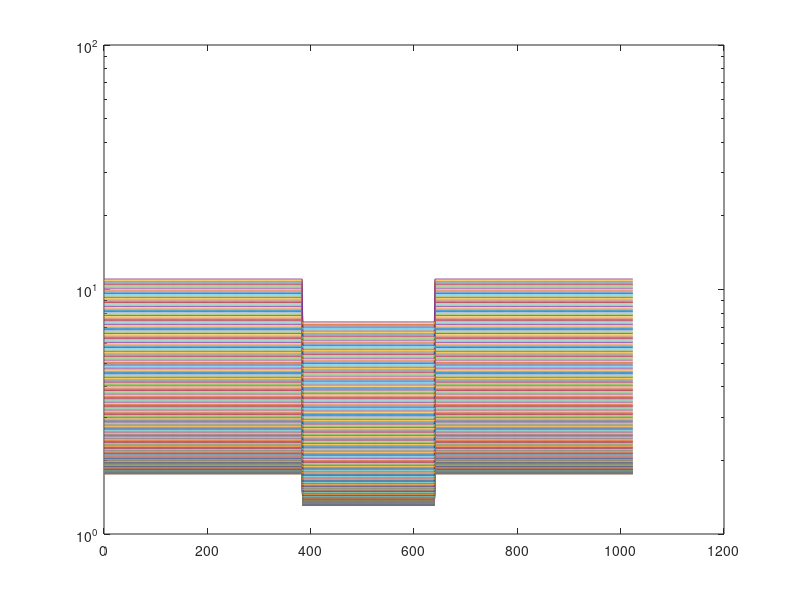

Write the MATLAB code that produced this figure.
%% Initialization.
clear
clc
close all hidden

%% Measurement parameters.
delta_t = 0.25; % s
number_of_post_bleach_images = 200;
number_of_pixels = 1024%256;
number_of_pad_pixels = 0;
r_bleach_region = 128%32; % pixels

intensity_inside_bleach_region = 0.6;
intensity_outside_bleach_region = 0.9;

%% Particle parameters.
D = 400; % pixels^2 / s
k_on = 0.05; % 1/s
k_off = 0.05; % 1/s

p_free = k_off / ( k_on + k_off );
p_bound = k_on / ( k_on + k_off );

%% Generate post bleach image data for pure diffusion.

% Initial condition. Create a high resolution initial condition which is 
% then downsampled to avoid too sharp edges.


X = 1:(number_of_pixels + 2 * number_of_pad_pixels);
X = X - 0.5;
xc = number_of_pad_pixels + number_of_pixels / 2;

U0 = zeros(size(X));
U0( (X - xc).^2 <= ( r_bleach_region)^2 ) = intensity_inside_bleach_region;
U0( (X - xc).^2 > ( r_bleach_region)^2 ) = intensity_outside_bleach_region;

% sigma = 7.5;
% U0 = intensity_outside_bleach_region - (intensity_outside_bleach_region - intensity_inside_bleach_region) * exp( -(X - xc).^2 / (2*sigma^2));

% Distribute bound and free according to their marginal distribution,
% defined by p_free and p_bound.
B0 = p_bound * U0;
U0 = p_free * U0;

% figure, plot(X, U0+B0)
% return

% clear X


%% FFT of initial conditions.

F_U0 = fft(U0);
F_B0 = fft(B0);

%% FFT space time evolution of PDE system.

F_image_data_post_bleach_u = zeros(number_of_pixels, number_of_post_bleach_images);
F_image_data_post_bleach_b = zeros(number_of_pixels, number_of_post_bleach_images);
image_data_post_bleach_u = zeros(number_of_pixels, number_of_post_bleach_images);
image_data_post_bleach_b = zeros(number_of_pixels, number_of_post_bleach_images);

XSI = 0:number_of_pixels-1;
XSISQ = XSI.^2;

T = delta_t * (1:number_of_post_bleach_images);
% 
% for i = 1:number_of_post_bleach_images
%     F_image_data_post_bleach_u(:, :, i) = exp( ( - D * XSISQ - k_on) * T(i) ) .* F_U0 + exp( k_off * T(i) ) .* F_B0;
%     F_image_data_post_bleach_b(:, :, i) = exp( k_on * T(i) ) .* F_U0 + exp( - k_off * T(i) ) .* F_B0;
% %     F_image_data_post_bleach_u(:, :, i) = exp( ( - XSISQ - k_on) .* T(i) .* F_U0 ) + exp( k_off * T(i) * F_B0 ); 
% %     F_image_data_post_bleach_b(:, :, i) = exp( k_on * T(i) * F_U0 ) + exp( - k_off * T(i) * F_B0 ); 
% 
%     image_data_post_bleach_u(:, :, i) = ifftshift(F_image_data_post_bleach_u(:, :, i));
%     image_data_post_bleach_u(:, :, i) = ifft2(image_data_post_bleach_u(:, :, i));
%     image_data_post_bleach_b(:, :, i) = ifftshift(F_image_data_post_bleach_b(:, :, i));
%     image_data_post_bleach_b(:, :, i) = ifft2(image_data_post_bleach_b(:, :, i));
% end
% 
% FRAP = abs(image_data_post_bleach_u) + abs(image_data_post_bleach_b);
% % figure, imagesc(abs(image_data_post_bleach_u(:,:,i))+abs(image_data_post_bleach_b(:,:,i)))
% 
% imagesc(reshape(FRAP, [number_of_pixels, number_of_pixels*number_of_post_bleach_images]))
% axis 'equal'


for t = 1:number_of_post_bleach_images
    for i = 1:number_of_pixels
        disp([t, i])
        A = [- D * XSISQ(i) - k_on, k_off ; k_on, - k_off];
%         A = [- k_on, k_off ; k_on, - k_off];
        c_vector_hat = exp( A * T(t) ) * [F_U0(i) ; F_B0(i)];
        
        F_image_data_post_bleach_u(i, t) = c_vector_hat(1);
        F_image_data_post_bleach_b(i, t) = c_vector_hat(2);
    end
end

for i = 1:number_of_post_bleach_images
    image_data_post_bleach_u(:, i) = abs(ifft(F_image_data_post_bleach_u(:, i)));
    image_data_post_bleach_b(:, i) = abs(ifft(F_image_data_post_bleach_b(:, i)));
end

FRAP = image_data_post_bleach_u + image_data_post_bleach_b;
semilogy(X, FRAP)

% figure, imagesc(abs(image_data_post_bleach_u(:,:,i))+abs(image_data_post_bleach_b(:,:,i)))

% imagesc(reshape(FRAP, [number_of_pixels, number_of_pixels*number_of_post_bleach_images]))
% axis 'equal'



% 
